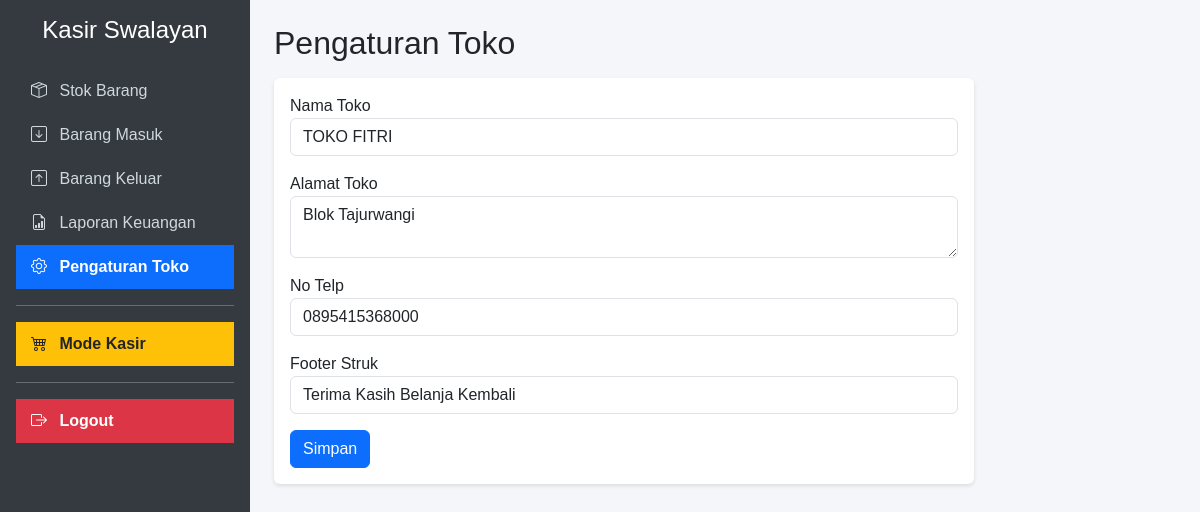
/pengaturan.php (signed in), run on the app's committed database.
### tables this page shows
CREATE TABLE `pengaturan` (
  `id` int NOT NULL,
  `nama_toko` varchar(100) NOT NULL,
  `alamat` text NOT NULL,
  `no_telp` varchar(20) NOT NULL,
  `footer_struk` varchar(100) NOT NULL
);

### pengaturan.php (the view, shortened to what this page needs)
<?php
require 'koneksi.php';
$query = mysqli_query($conn, "SELECT * FROM pengaturan WHERE id=1");
$data  = mysqli_fetch_assoc($query);
?>
<!DOCTYPE html>
<html lang="id">
<head>
    <link href="https://cdn.jsdelivr.net/npm/bootstrap@5.3.0/dist/css/bootstrap.min.css" rel="stylesheet">
    <link rel="stylesheet" href="https://cdn.jsdelivr.net/npm/bootstrap-icons@1.11.1/font/bootstrap-icons.css">
    <link rel="stylesheet" href="css/style.css">
</head>
<body>
<div class="d-flex">
    <div class="sidebar p-3" style="width: 250px;">
        <h4 class="text-center mb-4">Kasir Swalayan</h4>
        <a href="index.php"><i class="bi bi-box-seam me-2"></i> Stok Barang</a>
        <a href="barang_masuk.php"><i class="bi bi-arrow-down-square me-2"></i> Barang Masuk</a>
        <a href="barang_keluar.php"><i class="bi bi-arrow-up-square me-2"></i> Barang Keluar</a>
        <a href="laporan.php"><i class="bi bi-file-earmark-bar-graph me-2"></i> Laporan Keuangan</a>
        <a href="pengaturan.php" class="active"><i class="bi bi-gear me-2"></i> Pengaturan Toko</a>
        <hr>
        <a href="kasir.php" class="bg-warning text-dark fw-bold"><i class="bi bi-cart4 me-2"></i> Mode Kasir</a>
        <hr>
        <a href="logout.php" class="bg-danger text-white fw-bold" onclick="return confirm('Yakin ingin keluar?')">
            <i class="bi bi-box-arrow-right me-2"></i> Logout
        </a>
    </div>
    <div class="flex-grow-1 p-4">
        <h2>Pengaturan Toko</h2>
        <div class="card mt-3" style="max-width: 700px;">
            <div class="card-body">
                <form action="" method="POST">
                    <div class="mb-3"><label>Nama Toko</label><input type="text" class="form-control" name="nama_toko" value="<?= $data['nama_toko']; ?>" required></div>
                    <div class="mb-3"><label>Alamat Toko</label><textarea class="form-control" name="alamat_toko" rows="2" required><?= $data['alamat']; ?></textarea></div>
                    <div class="mb-3"><label>No Telp</label><input type="text" class="form-control" name="no_telp" value="<?= $data['no_telp']; ?>" required></div>
                    <div class="mb-3"><label>Footer Struk</label><input type="text" class="form-control" name="footer_struk" value="<?= $data['footer_struk']; ?>" required></div>
                    <button type="submit" name="simpan_pengaturan" class="btn btn-primary">Simpan</button>
                </form>
            </div>
        </div>
    </div>
</div>
</body>
</html>

### css/style.css (style rules this page uses)
body { background-color: #f4f6f9; font-family: sans-serif; }
.sidebar { min-height: 100vh; background: #343a40; color: white; }
.sidebar a { color: #cfd8dc; text-decoration: none; padding: 10px 15px; display: block; transition: 0.3s; }
.sidebar a.active { background: #0d6efd; color: white; font-weight: bold; }
.card { border: none; box-shadow: 0 2px 4px rgba(0,0,0,0.1); }

### data on the page
pengaturan: nama_toko "TOKO FITRI", alamat_toko "Blok Tajurwangi", no_telp "0895415368000", footer_struk "Terima Kasih Belanja Kembali"
